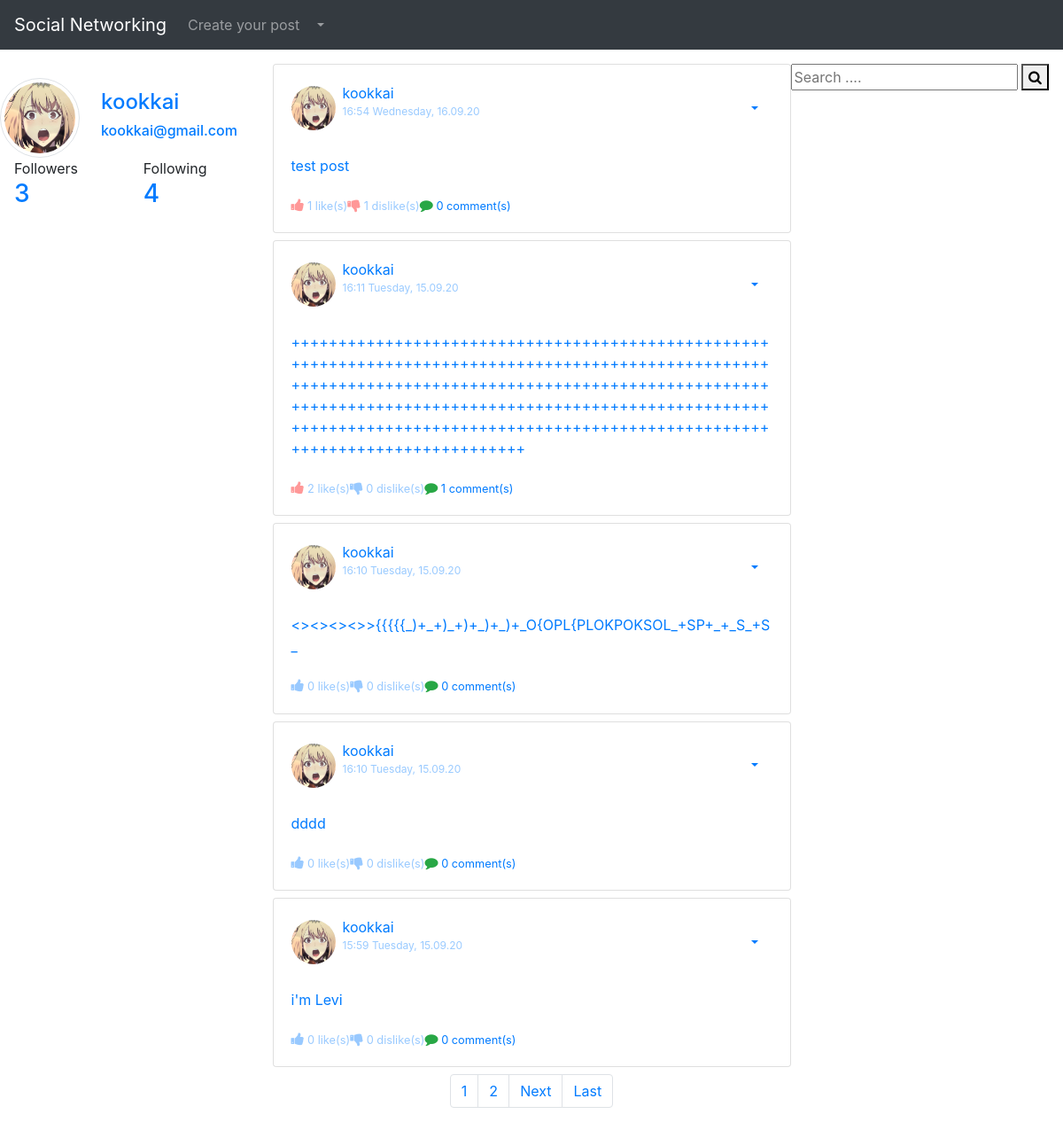
Before: /user/kookkai (signed in) with the older database file.
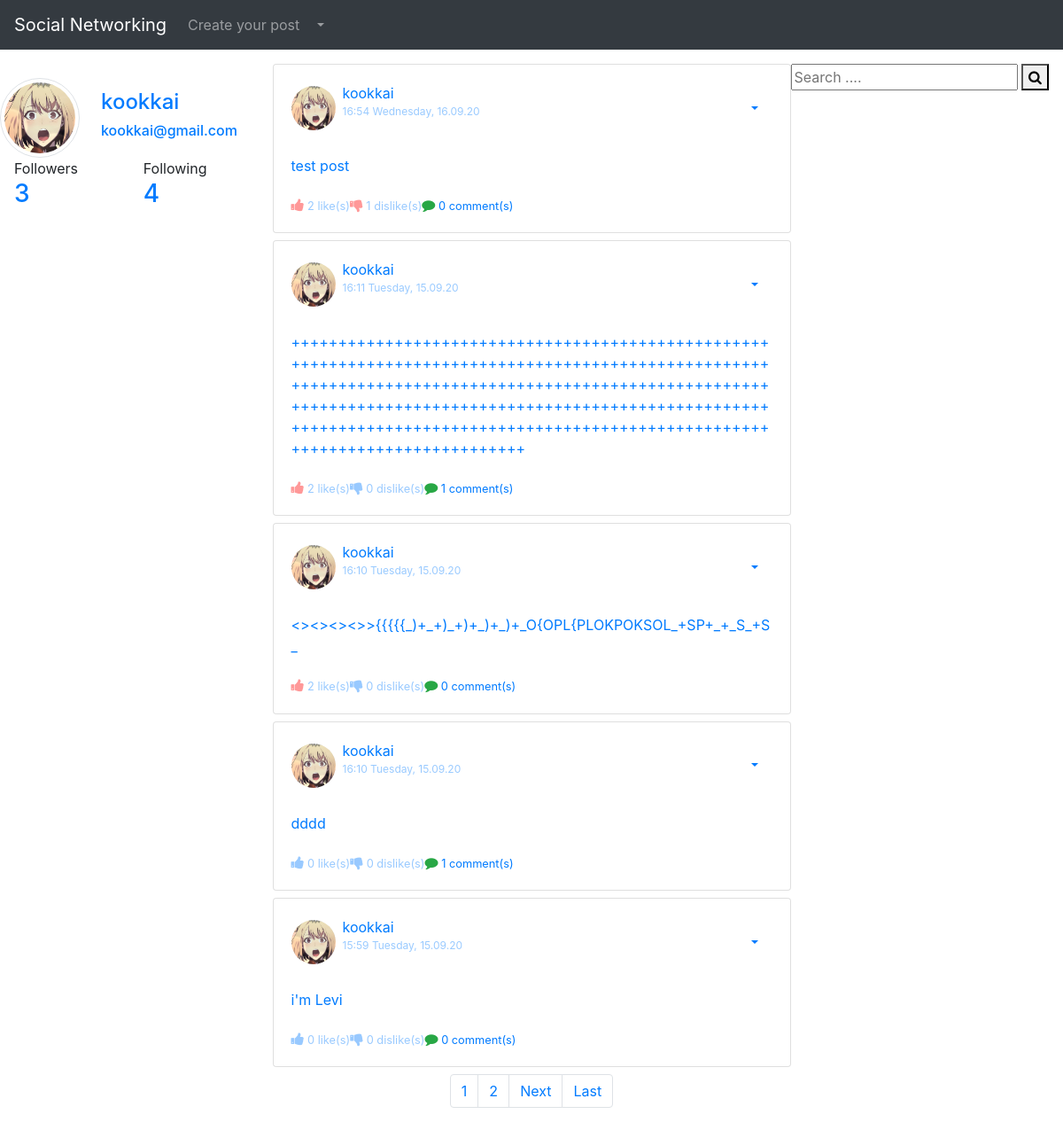
After: the same page with the newer database file.
### blog/models.py (models this page shows, shortened)
class Post(models.Model):
    content = models.TextField(max_length=280)
    date_posted = models.DateTimeField(default = timezone.now)
    likes = models.IntegerField(default=0)
    dislikes = models.IntegerField(default=0)
    author = models.ForeignKey(User,on_delete=models.CASCADE)
    @property
    def number_of_comments(self):
        return Comment.objects.filter(post_connected=self).count()

### users/models.py (models this page shows, shortened)
class Profile(models.Model):
    user = models.OneToOneField(User,on_delete=models.CASCADE)
    image = models.ImageField(default='default.png',upload_to='profile-pictures')
    @property
    def followers(self):
        return Follow.objects.filter(follow_user=self.user).count()
    @property
    def following(self):
        return Follow.objects.filter(user=self.user).count()

### blog/views.py (the view, shortened to what this page needs)
# urls.py: path('user/<str:username>', UserPostView.as_view(), name='user-posts'),
class UserPostView(LoginRequiredMixin,ListView):
    model = Post
    template_name = 'blog/user-posts.html'
    context_object_name = 'posts'
    paginate_by = PAGINATION_COUNT
    def visible_user(self):
        return get_object_or_404(User,username=self.kwargs.get('username'))
    def get_context_data(self, **kwargs):
        visible_user = self.visible_user()
        logged_user = self.request.user
        if logged_user.username == '' or logged_user is None:
            can_follow = False
        else:
            can_follow = (Follow.objects.filter(user=logged_user,follow_user=visible_user).count()==0)
        data = super().get_context_data(**kwargs)
        data['user_profile'] = visible_user
        data['can_follow'] = can_follow
        return data
    def get_queryset(self):
        user = self.visible_user()
        return Post.objects.filter(author=user).order_by('-date_posted')

### blog/templates/blog/user-posts.html
{% extends "blog/home.html" %}

### blog/templates/blog/home.html (shortened to what the changed rows need)
{% extends "blog/base.html" %}
{% load static %}
{% block content %}
    <div class="row">
        <div class="col-12 col-md-6" >
            {% for post in posts %}
            <div class="card mb-2">
            <div class="card-body">
                <div style="width: 100%; word-break: break-all;">
                    <div class="pb-2 row m-0" style="width: 100%; margin-right: 0 !important;">
                       <div
                               style="padding-left: 0px !important;"
                               class="col-8 no-padding d-flex align-items-center">
                           <img
                               class="rounded-circle mr-2"
                               style="width: 50px; height: 50px;"
                               src="{{ post.author.profile.image.url }}">
                           <a class="mr-2 white-important text-decoration-none" href="{% url 'user-posts' post.author %}">
                               {{ post.author }}
                               <br>
                            <p style="opacity: 0.4; font-size:12px;" class="text-decoration-none">
                              {{ post.date_posted | date:"H:i l, d.m.y" }}
                              </p>
                           </a>
                       </div>
                       <div class="col-4 d-flex flex-row-reverse no-padding align-items-center"
                            style="padding-right: 0 !important;">
                           {% if post.author == user %}
                                 <div class="nav-item dropdown">
                                 <a class="nav-link dropdown-toggle" href="#" id="navbarDropdownMenuLink" role="button" data-toggle="dropdown" aria-haspopup="true" aria-expanded="false">
                                 </a>
                               </div>
                            {%  endif %}
                       </div>
                   </div>
                    <a href="{% url 'post-detail' post.id %}" class="text-decoration-none">
                          <p class="mb-4">
                              {{ post.content }}
                          </p>
                    </a>
                        <div class="row">
                            <div class="col-6" style="display: flex;">
                              <small style="opacity: 0.4;">
                                  <a href="#" onClick="document.getElementById('likebutton{{ post.id }}').submit()" class="text-decoration-none">
                                          {% if post.likes >= 1  %}
                                          <i style="color: red; font-size: 16px;" class="fa fa-thumbs-up"></i>
                                          {% else %}
                                          <i style=" font-size: 16px;" class="fa fa-thumbs-up"></i>
                                          {% endif %}
                                          {{post.likes}} like(s)
                                  </a>
                                </small>
                              <small style="opacity: 0.4;">
                                  <a href="#" onClick="document.getElementById('dislikebutton').submit()" class="text-decoration-none">
                                          {% if post.dislikes == 1  %}
                                          <i style="color: red; font-size: 16px;" class="fa fa-thumbs-down"></i>
                                          {% else %}
                                          <i style=" font-size: 16px;" class="fa fa-thumbs-down"></i>
                                          {% endif %}
                                          {{post.dislikes}} dislike(s)
                                  </a>
                              </small>
                                <small>
                                    <a href="/post/{{post.id}}/" class="text-decoration-none">
                                        <i style=" font-size: 15px;" class="text-success fa fa-comment"></i> {{ post.number_of_comments }} comment(s)
                                    </a>
                                </small>
                            </div>
                        </div>
                </div>
              </div>
              </div>
            {% endfor %}
          </div>
{% endblock content %}

Changed rows visible on the page:
changed Post "test post": likes "1" → "2"
changed Post "<><><><>>{{{{{_)+_+)_+)+_)+_)+_O{OPL{PLOKPOKSOL_+SP+_+_S_+S_": likes "0" → "2"
computed for Post "dddd": number_of_comments "0" → "1"
